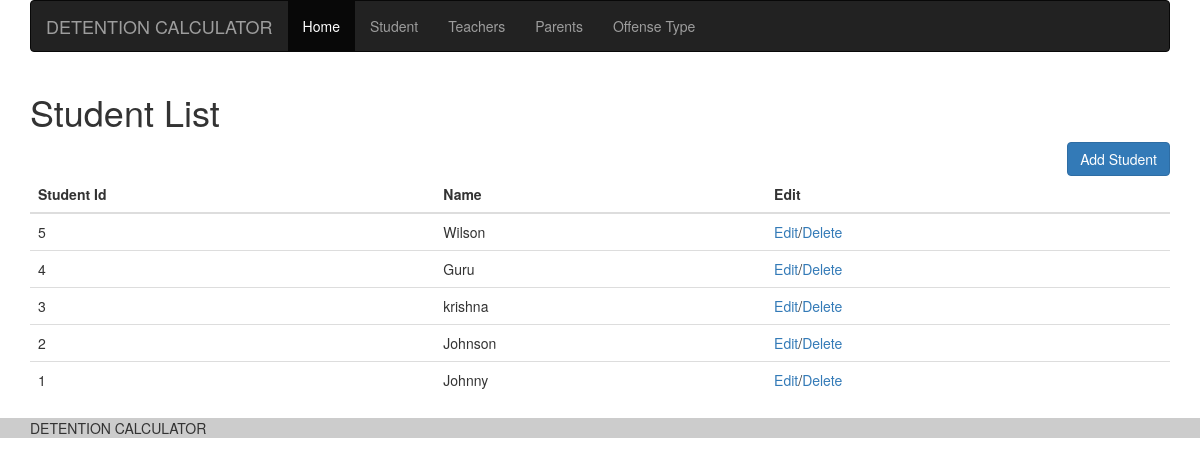
Page /student on the committed database.
### tables this page shows
CREATE TABLE `student` (
  `student_id` int(11) NOT NULL,
  `student_name` varchar(100) NOT NULL,
  `parent_id` int(11) NOT NULL,
  `is_active` smallint(6) NOT NULL
);

### controller/Student.php (called while the page is built, shortened)
<?php
class Student {
    private $studentModel;
    public function __construct() {
        $this->studentModel = new Student_Model();
    }
    public function getAllStudents() {
        return $this->studentModel->getAll();
    }
}

### config/database.php (called while the page is built, shortened)
<?php
class DB {
    protected static $instance = null;
    public static function instance() {
        if (self::$instance === null) {
            $opt = array(
                PDO::ATTR_ERRMODE => PDO::ERRMODE_EXCEPTION,
                PDO::ATTR_DEFAULT_FETCH_MODE => PDO::FETCH_ASSOC,
                PDO::ATTR_EMULATE_PREPARES => FALSE,
            );
            $dsn = 'mysql:host=' . DB_HOST . ';dbname=' . DB_NAME . ';charset=' . DB_CHAR;
            self::$instance = new PDO($dsn, DB_USER, DB_PASS, $opt);
        }
        return self::$instance;
    }
    public static function run($sql, $args = []) {
        $stmt = self::instance()->prepare($sql);
        $stmt->execute($args);
        return $stmt;
    }
}

### model/Student_Model.php (called while the page is built, shortened)
<?php
class Student_Model implements Model {
    public function getAll() {
        return $all = DB::run("SELECT * FROM student where is_active=1 ORDER BY  student_id DESC")->fetchAll();
    }
}

### view/student.php (the view, shortened to what this page needs)
<div class="container-fluid">
    <div class="container">
        <div class="row">
            <div class="col-md-12">
                <h1>Student List</h1>
            </div>
        </div>
        <div class="row">
            <div class="col-md-12 text-right">
                <button type="button" class="btn btn-primary" data-toggle="modal" data-target="#myModal">Add Student</button>
            </div>
            <div class="col-md-12">
                <table class="table table-hover">
                    <thead>
                        <tr>
                            <th>Student Id</th>
                            <th>Name</th>
                            <th>Edit</th>
                        </tr>
                    </thead>
                    <tbody>
                        <?php
                        foreach ($all as $one) {
                            echo "<tr><td>" . $one['student_id'] . "</td><td>" . $one['student_name'] . "</td><td><a href='#' onclick='alert(\"Not Yet Implimented\")'>Edit</a>/<a href='#' onclick='alert(\"Not Yet Implimented\")'>Delete</a></td></tr>";
                        }
                        ?>
                    </tbody>
                </table>
            </div>
        </div>
    </div>
</div>

### styles/css/style.css (style rules this page uses)
body { font-family: Helvetica Neue,Helvetica,Arial,sans-serif; }

### rows in the picture
student: student_id "5", student_name "Wilson"
student: student_id "4", student_name "Guru"
student: student_id "3", student_name "krishna"
student: student_id "2", student_name "Johnson"
student: student_id "1", student_name "Johnny"

### other values in the picture
SITE_NAME "DETENTION CALCULATOR"
